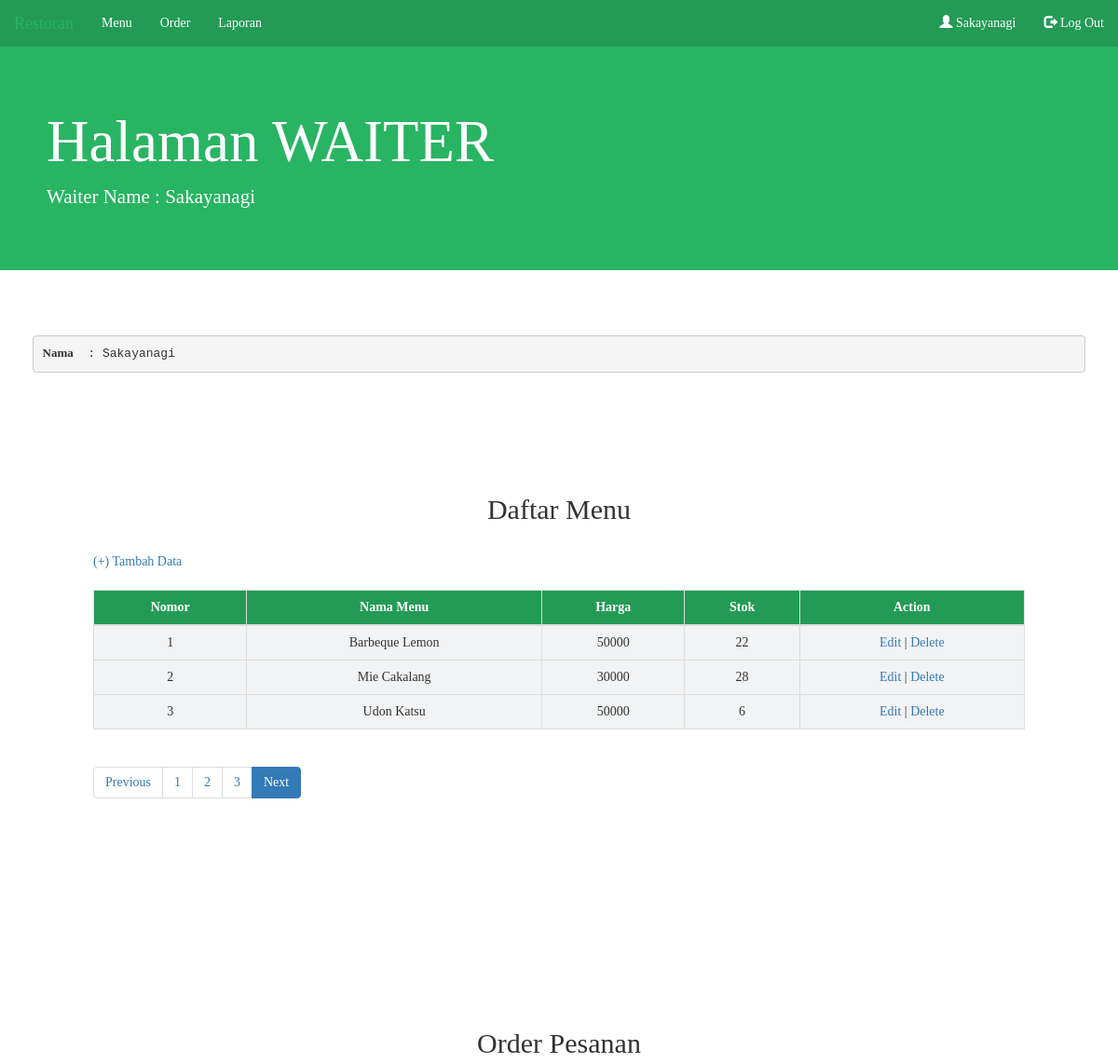
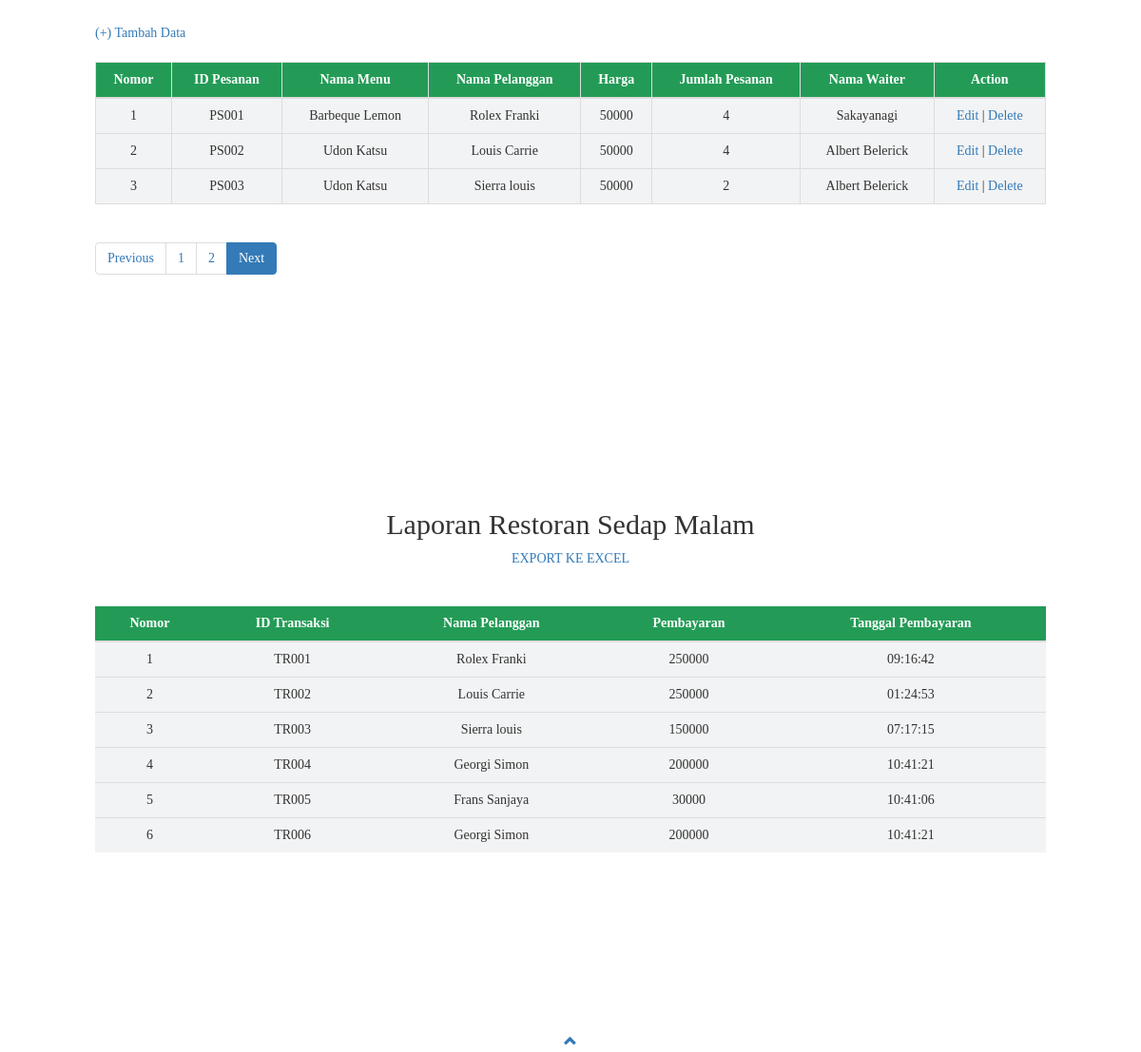
Page /Page/Waiter.php (signed in) on the committed database (2 pictures, top to bottom).
### tables this page shows
CREATE TABLE `menu` (
  `idmenu` varchar(9) NOT NULL,
  `NamaMenu` varchar(15) NOT NULL,
  `Harga` int(11) NOT NULL,
  `stok` int(5) NOT NULL
);

CREATE TABLE `pesanan` (
  `idpesanan` varchar(9) NOT NULL,
  `idmenu` varchar(9) NOT NULL,
  `idpelanggan` varchar(9) NOT NULL,
  `Jumlah` int(11) NOT NULL,
  `iduser` int(11) NOT NULL,
  `status` enum('paid','unpaid','','') NOT NULL DEFAULT 'unpaid',
  `tgl_bayar` time DEFAULT NULL
);

CREATE TABLE `pelanggan` (
  `idpelanggan` varchar(9) NOT NULL,
  `Namapelanggan` varchar(50) NOT NULL,
  `Jeniskelamin` enum('Laki-Laki','Perempuan') NOT NULL,
  `Nohp` varchar(15) NOT NULL,
  `Alamat` varchar(100) NOT NULL,
  `meja` int(11) NOT NULL,
  `waktudatang` time DEFAULT NULL
);

CREATE TABLE `user` (
  `iduser` int(11) NOT NULL,
  `Namauser` varchar(50) NOT NULL,
  `username` varchar(30) NOT NULL,
  `password` varchar(30) NOT NULL,
  `level` enum('admin','waiter','owner','kasir') NOT NULL DEFAULT 'waiter'
);

CREATE TABLE `transaksi` (
  `idtransaksi` varchar(9) NOT NULL,
  `idpesanan` varchar(9) NOT NULL,
  `Total` int(11) NOT NULL,
  `Bayar` int(11) NOT NULL
);

### Page/Waiter.php (the view, shortened to what this page needs)
<?php
    $nama = $_SESSION['nama'];
?>
<!DOCTYPE html>
<html lang="en" dir="ltr">
<head>
    <link rel="stylesheet" href="https://maxcdn.bootstrapcdn.com/bootstrap/3.4.1/css/bootstrap.min.css">
</head>
<body>
  <nav class="navbar navbar-inverse" style="margin-bottom: 0;">
    <div class="container-fluid">
      <div class="navbar-header" id="navbar"><a class="navbar-brand" href="#">Restoran</a></div>
      <ul class="nav navbar-nav ml-auto">
        <li class="nav-item"><a href="#menu">Menu</a></li>
        <li class="nav-item"><a href="#order">Order</a></li>
        <li class="nav-item"><a href="#laporan">Laporan</a></li>
      </ul>
      <ul class="nav navbar-nav navbar-right" >
        <li><a href="#"><span class="glyphicon glyphicon-user"></span><?php echo " ".$nama; ?></a></li>
        <li><a href="../Procces/Logout.php"><span class="glyphicon glyphicon-log-out"></span> Log Out</a></li>
      </ul>
    </div>
  </nav>
  <div class="jumbotron">
      <h1 style="padding-left:50px">Halaman WAITER</h1>
      <p class="lead" style='padding-left:50px;'>Waiter Name : <?php echo $nama ?></p>
  </div>
  <div class="row" style="padding-left:50px; padding-right: 50px;">
     <?php
       echo "<br/><br/>";
       echo "<pre><b>Nama</b>  : ".$nama."</pre>";
     ?>
  </div>
    <div id="menu" class="container-fluid" style="padding: 100px 100px 100px 100px">
      <h2 align="center">Daftar Menu</h2><br>
      <div>
        <a href="../FormAdd/AddMenuForm1.php"><i class="fas fa-plus"></i>(+) Tambah Data</a>
      </div></br>
            <table class="table table-bordered">
                <thead class="thead-dark">
                <tr>
                    <th style="text-align:center">Nomor</th>
                    <th style="text-align:center">Nama Menu</th>
                    <th style="text-align:center">Harga</th>
                    <th style="text-align:center">Stok</th>
                    <th style="text-align:center">Action</th>
                </tr>
                </thead>
                <tbody>
                <?php
                include '../Connection/Connection.php';
                $batas = 3;
                $halaman = isset($_GET['halamanmenu'])?(int)$_GET['halamanmenu'] : 1;
                $halaman_awal = ($halaman>1) ? ($halaman * $batas) - $batas : 0;
                $previous = $halaman - 1;
                $next = $halaman + 1;
                $data = mysqli_query($koneksi, "SELECT * FROM menu");
                $jumlah_data = mysqli_num_rows($data);
                $total_halaman = ceil($jumlah_data / $batas);
                $data_menu = mysqli_query($koneksi, "SELECT * FROM menu limit $halaman_awal, $batas");
                $nomor = $halaman_awal + 1;
                while($d = mysqli_fetch_array($data_menu)){
                  ?>
                  <tr>
                    <td style="text-align: center;"><?php echo $nomor++; ?></td>
                    <td style="text-align: center;"><?php echo $d['NamaMenu']; ?></td>
                    <td style="text-align: center;"><?php echo $d['Harga']; ?></td>
                    <td style="text-align: center;"><?php echo $d['stok']; ?></td>
                    <td style="text-align: center;"><a href="<?php echo "../FormUpdate/UpdateMenuForm1.php?id=".$d['idmenu'] ?> ">Edit</a> | <a onclick="return confirm('Really ?')" href="<?php echo "../ProccesDelete/DeleteMenu1.php?id=".$d['idmenu'] ?> ">Delete</a></td>
                  </tr>
                  <?php
                    }
                  ?>
                </tbody>
              </table>
              <nav>
                <ul class="pagination justify-content-center">
                <li class="page-item">
                    <a class="page-link" <?php if($halaman > 1){ echo "href='?halamanmenu=".$previous."&#menu'"; } ?>>Previous</a>
                </li>
                <?php
                    for ($x =1; $x <= $total_halaman; $x++){
                    ?>
                    <li class="page-item"><a class="page-link" href="?halamanmenu=<?php echo $x ?>&#menu"><?php echo $x; ?></a></li>
                    <?php
                    }
                ?>
                <li class="page-item  active">
                    <a class="page-link" <?php if($halaman < $total_halaman){ echo "href='?halamanmenu=".$next."&#menu'"; } ?>>Next</a>
                </li>
                </ul>
            </nav>
        </div>
    <div id="order" class="container-fluid" style="padding: 100px 100px 100px 100px">
      <h2 align="center">Order Pesanan</h2>
            <br>
            <div>
                <a href="../FormAdd/AddPesananForm.php"><i class="fas fa-plus"></i>(+) Tambah Data</a>
            </div></br>
            <table class="table table-bordered table-hover">
                <thead>
                <tr>
                    <th style="text-align: center">Nomor</th>
                    <th style="text-align: center">ID Pesanan</th>
                    <th style="text-align: center">Nama Menu</th>
                    <th style="text-align: center">Nama Pelanggan</th>
                    <th style="text-align: center">Harga</th>
                    <th style="text-align: center">Jumlah Pesanan</th>
                    <th style="text-align: center">Nama Waiter</th>
                    <th style="text-align: center">Action</th>
                </tr>
                </thead>
                <tbody>
                <?php
                    include '../Connection/Connection.php';
                    $batas = 3;
                    $halaman = isset($_GET['halamanpesanan'])?(int)$_GET['halamanpesanan'] : 1;
                    $halaman_awal = ($halaman>1) ? ($halaman * $batas) - $batas : 0;
                    $previous = $halaman - 1;
                    $next = $halaman + 1;
                    $data = mysqli_query($koneksi, "SELECT * FROM pesanan");
                    $jumlah_data = mysqli_num_rows($data);
                    $total_halaman = ceil($jumlah_data / $batas);
                    $data_menu = mysqli_query($koneksi, "SELECT ps.idpesanan, m.NamaMenu, p.Namapelanggan, m.Harga, ps.Jumlah, u.Namauser
                                                            FROM pesanan ps, menu m, pelanggan p, user u
                                                            WHERE ps.idmenu = m.idmenu
                                                            AND ps.idpelanggan = p.idpelanggan
                                                            AND ps.iduser = u.iduser ORDER BY ps.idpesanan ASC LIMIT $halaman_awal, $batas");
                    $nomor = $halaman_awal + 1;
                    while($d = mysqli_fetch_array($data_menu)){
                    ?>
                    <tr>
                        <td style="text-align: center;"><?php echo $nomor++; ?></td>
                        <td style="text-align: center"><?php echo $d['idpesanan']; ?></td>
                        <td style="text-align: center"><?php echo $d['NamaMenu']; ?></td>
                        <td style="text-align: center"><?php echo $d['Namapelanggan']; ?></td>
                        <td style="text-align: center"><?php echo $d['Harga']; ?></td>
                        <td style="text-align: center"><?php echo $d['Jumlah']; ?></td>
                        <td style="text-align: center"><?php echo $d['Namauser']; ?></td>
                        <td style="text-align: center"><a href="<?php echo "../FormUpdate/UpdatePesananForm.php?id=".$d['idpesanan'] ?> ">Edit</a> | <a onclick="return confirm('Are you sure you want to Delete ?')" href="<?php echo "../ProccesDelete/DeletePesanan.php?id=".$d['idpesanan'] ?> ">Delete</a></td>
                    </tr>
                    <?php
                    }
                ?>
                </tbody>
            </table>
            <nav>
                <ul class="pagination justify-content-center">
                <li class="page-item">
                    <a class="page-link" <?php if($halaman > 1){ echo "href='?halamanpesanan=".$previous."&#order'"; } ?>>Previous</a>
                </li>
                <?php
                    for ($x =1; $x <= $total_halaman; $x++){
                    ?>
                    <li class="page-item"><a class="page-link" href="?halamanpesanan=<?php echo $x ?>&#order"><?php echo $x; ?></a></li>
                    <?php
                    }
                ?>
                <li class="page-item active">
                    <a class="page-link" <?php if($halaman < $total_halaman){ echo "href='?halamanpesanan=".$next."&#order'"; } ?>>Next</a>
                </li>
                </ul>
            </nav>
        </div>
    <div id="laporan" class="container-fluid" style="padding: 100px 100px 100px 100px">
      <center>
        <h2>Laporan Restoran Sedap Malam</h2>
        <a target="_blank" href="../ExportReport.php">EXPORT KE EXCEL</a>
      </center><br/><br/>
      <table class="table">
        <thead class="thead">
          <tr>
            <th style="text-align: center">Nomor</th>
            <th style="text-align: center">ID Transaksi</th>
            <th style="text-align: center">Nama Pelanggan</th>
            <th style="text-align: center">Pembayaran</th>
            <th style="text-align: center">Tanggal Pembayaran</th>
          </tr>
        </thead>
        <?php
        $nomor1=1;
        include '../Connection/Connection.php';
        $datacari2 = mysqli_query($koneksi,"CALL getReport()");
        ?>
        <?php
          while ($dc = mysqli_fetch_array($datacari2)) { ?>
            <tr>
              <td style="text-align: center;"><?php echo $nomor1++; ?></td>
              <td style="text-align: center"><?php echo $dc['idtransaksi'] ?></td>
              <td style="text-align: center"><?php echo $dc['Namapelanggan'] ?></td>
              <td style="text-align: center"><?php echo $dc['Bayar'] ?></td>
              <td style="text-align: center"><?php echo $dc['tgl_bayar'] ?></td>
            </tr><?php
          }
        ?>
      </table>
    </div>
    <footer class="container-fluid text-center">
        <a href="#navbar" title="To Top">
          <span class="glyphicon  glyphicon-chevron-up"></span>
        </a><br>
    </footer>
</body>
</html>

### Page/Waiter.php (style rules this page uses)
* { font-family: verdana; }
.jumbotron { margin-top:0px; background-color: #28B463; color: #ffff; }
th { background-color: #239B56; color: #ffff; }
td { background-color: #F2F3F4; }
footer { margin-top: 70px; }
span { font-size: 1em; }
.navbar-inverse { background-color:#239B56; border:none; border-radius: 0px; }
.navbar-inverse .navbar-brand { color: #ffff; }
.navbar-inverse .navbar-nav>li>a { color: #ffff; }

### rows in the picture
menu: NamaMenu "Barbeque Lemon", Harga "50000", stok "22"
menu: NamaMenu "Mie Cakalang", Harga "30000", stok "28"
menu: NamaMenu "Udon Katsu", Harga "50000", stok "6"
pesanan: idpesanan "PS001", idmenu.NamaMenu "Barbeque Lemon", idpelanggan.Namapelanggan "Rolex Franki", idmenu.Harga "50000", Jumlah "4", iduser.Namauser "Sakayanagi"
pesanan: idpesanan "PS002", idmenu.NamaMenu "Udon Katsu", idpelanggan.Namapelanggan "Louis Carrie", idmenu.Harga "50000", Jumlah "4", iduser.Namauser "Albert Belerick"
pesanan: idpesanan "PS003", idmenu.NamaMenu "Udon Katsu", idpelanggan.Namapelanggan "Sierra louis", idmenu.Harga "50000", Jumlah "2", iduser.Namauser "Albert Belerick"
transaksi: idtransaksi "TR001", pelanggan.Namapelanggan "Rolex Franki", Bayar "250000", idpesanan.tgl_bayar "09:16:42"
transaksi: idtransaksi "TR002", pelanggan.Namapelanggan "Louis Carrie", Bayar "250000", idpesanan.tgl_bayar "01:24:53"
transaksi: idtransaksi "TR003", pelanggan.Namapelanggan "Sierra louis", Bayar "150000", idpesanan.tgl_bayar "07:17:15"
transaksi: idtransaksi "TR004", pelanggan.Namapelanggan "Georgi Simon", Bayar "200000", idpesanan.tgl_bayar "10:41:21"
transaksi: idtransaksi "TR005", pelanggan.Namapelanggan "Frans Sanjaya", Bayar "30000", idpesanan.tgl_bayar "10:41:06"
transaksi: idtransaksi "TR006", pelanggan.Namapelanggan "Georgi Simon", Bayar "200000", idpesanan.tgl_bayar "10:41:21"

### other values in the picture
$nama "Sakayanagi"
